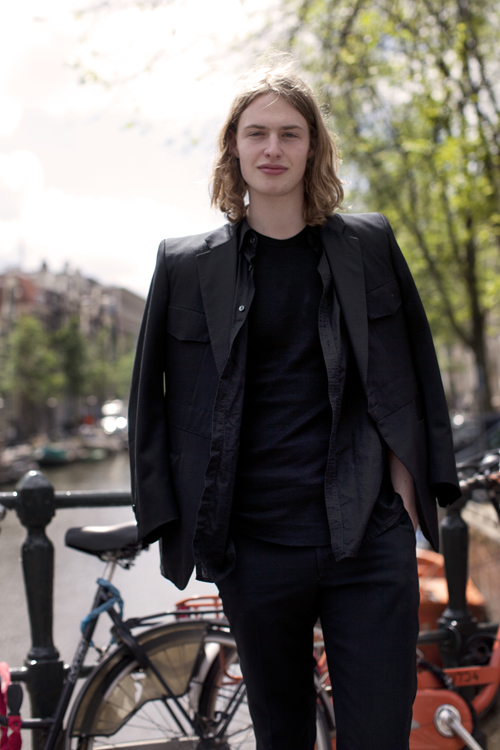
#> input picture corey-schafer/concurrency-parallelism/multiprocessing/images/000315.jpg, 500 x 750 px; its folder holds 4 pictures in this run
$ python 17_multi_threads.py
#> lines starting #> are read from the running program, lines starting #| are printed output that depends on the picture
import os
import time
from PIL import Image, ImageFilter
import concurrent.futures

directory = "images"
image_files = os.listdir(directory)
dir_save = "thumbnails"


t1 = time.perf_counter()
size = (1200, 1200)

def process(filename):
#> called with filename = '000315.jpg'
    image = Image.open(os.path.join(directory, filename))
#> image is the input picture: PIL image 500x750 RGB; mean R, G, B 107.8, 102.4, 97.6
    image = image.filter(ImageFilter.GaussianBlur(radius=15))
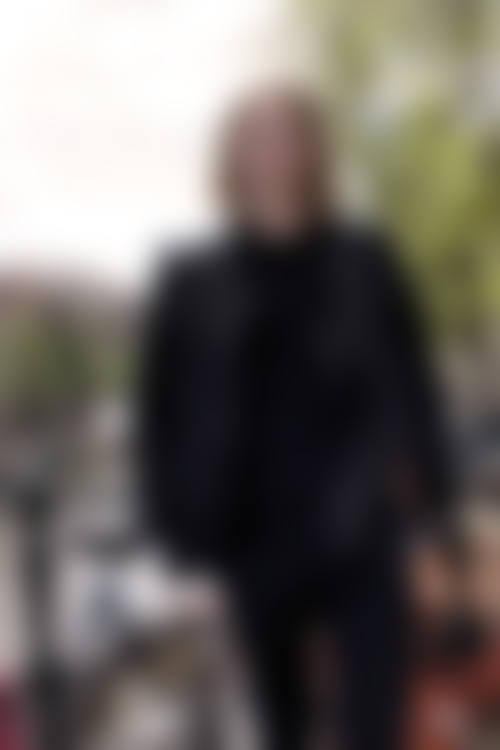
#> image: PIL image 500x750 RGB; mean R, G, B 107.8, 102.4, 97.6
    image.thumbnail(size)
    image.save(os.path.join(dir_save, filename))
    print("{} processed.".format(filename))


with concurrent.futures.ThreadPoolExecutor() as executor:
    executor.map(process, image_files)
#> call 2 of process, with filename = '000511.jpg'
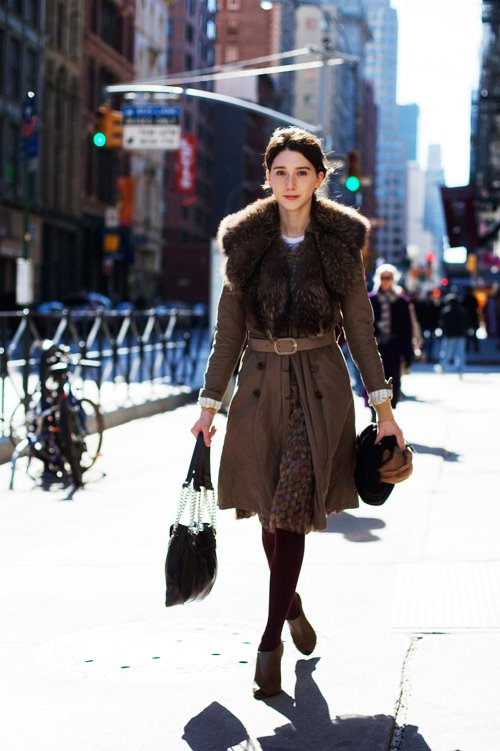
#> input picture corey-schafer/concurrency-parallelism/multiprocessing/images/000511.jpg, 500 x 751 px
#> in process, image is the input picture: PIL image 500x751 RGB; mean R, G, B 140.9, 139.8, 144.6
#> in process (call 2), `image = image.filter(ImageFilter.GaussianBlur(radius=15))`:
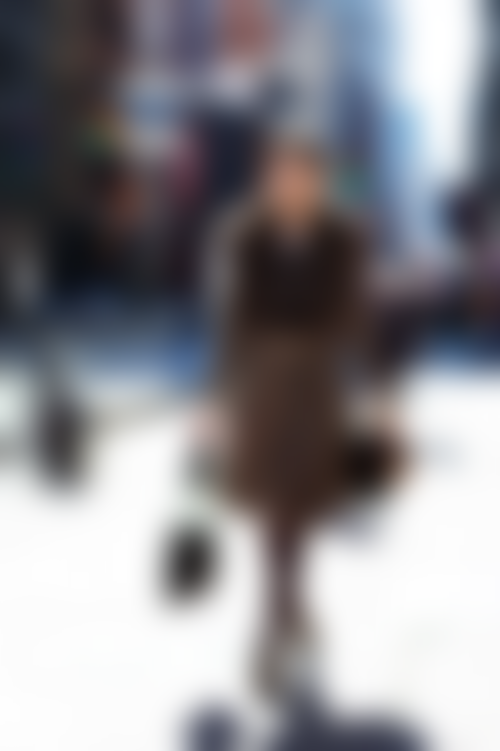
#> image: PIL image 500x751 RGB; mean R, G, B 140.8, 139.8, 144.6
#> call 3 of process, with filename = '000577.jpg'
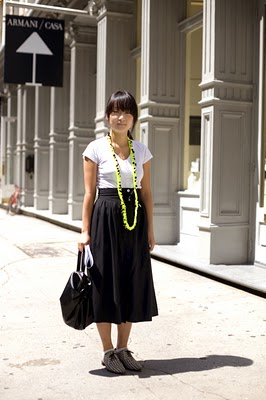
#> input picture corey-schafer/concurrency-parallelism/multiprocessing/images/000577.jpg, 266 x 400 px
#> in process, image is the input picture: PIL image 266x400 RGB; mean R, G, B 152.8, 144.8, 135.7
#> in process (call 3), `image = image.filter(ImageFilter.GaussianBlur(radius=15))`:
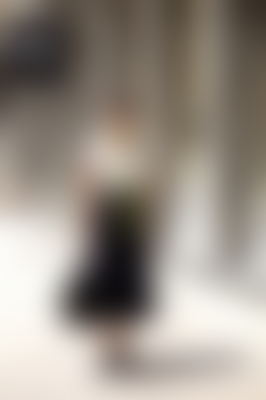
#> image: PIL image 266x400 RGB; mean R, G, B 153, 144.9, 135.7
#> call 4 of process, with filename = '000620.jpg'
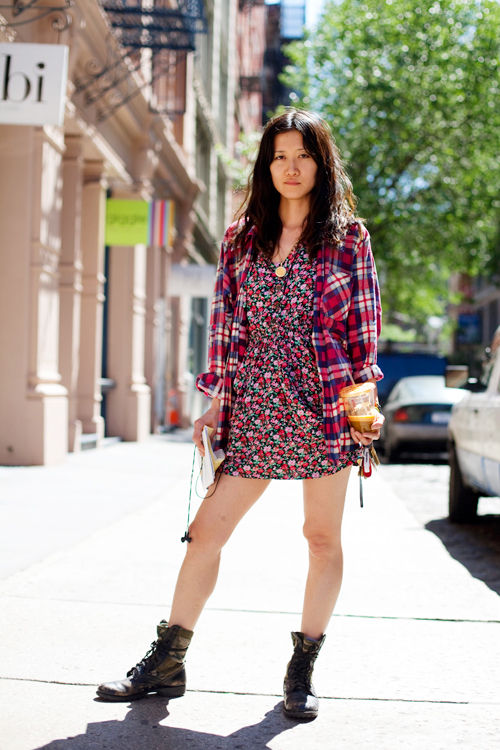
#> input picture corey-schafer/concurrency-parallelism/multiprocessing/images/000620.jpg, 500 x 750 px
#> in process, image is the input picture: PIL image 500x750 RGB; mean R, G, B 171.6, 162, 152.5
#> in process (call 4), `image = image.filter(ImageFilter.GaussianBlur(radius=15))`:
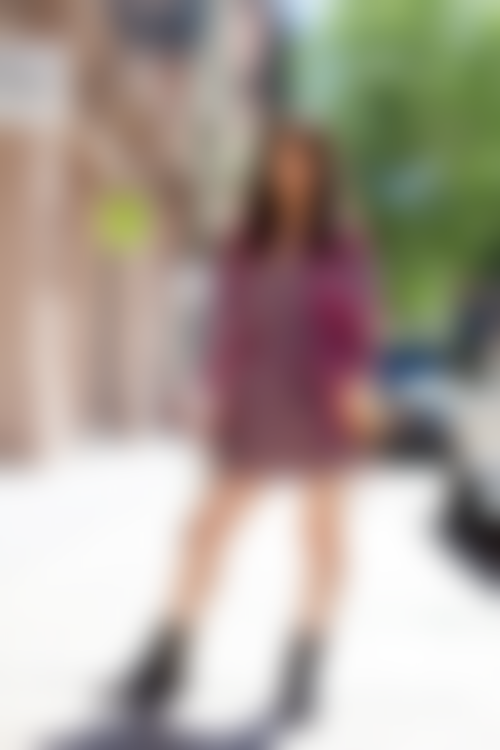
#> image: PIL image 500x750 RGB; mean R, G, B 171.7, 162, 152.6


t2 = time.perf_counter()
print("script finished in {:.2f}(s).".format(t2-t1))
